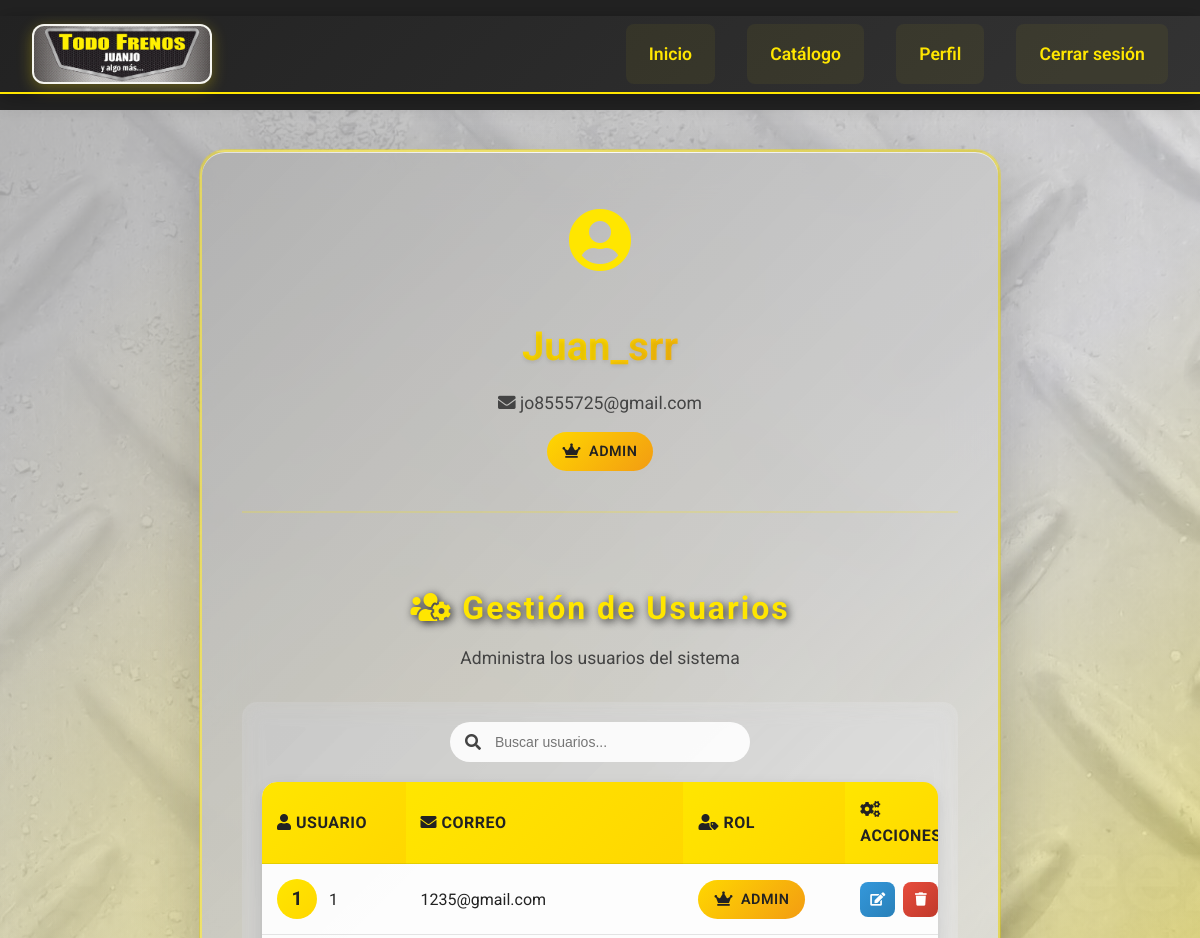
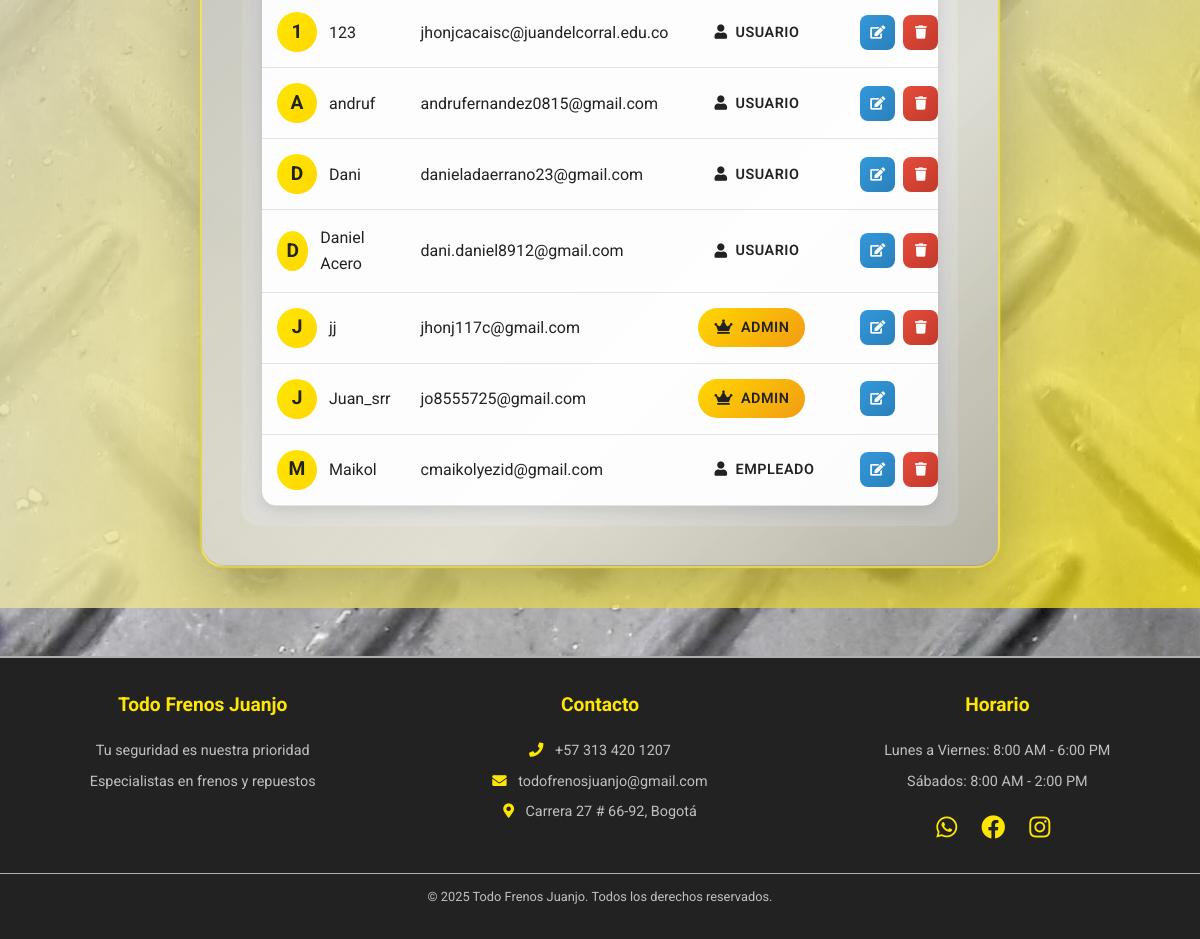
Page /TDJ/index.php?controller=auth&action=perfil (signed in) on the committed database (2 pictures, top to bottom).
### tables this page shows
CREATE TABLE `usuarios` (
  `id` int(11) NOT NULL,
  `usuario` varchar(50) NOT NULL,
  `correo` varchar(100) NOT NULL,
  `clave` varchar(255) NOT NULL,
  `correo_verificado` tinyint(1) DEFAULT 0,
  `rol` enum('dueño','admin','empleado','usuario') NOT NULL DEFAULT 'usuario'
);

### TDJ/controllers/AuthController.php (called while the page is built, shortened)
<?php
require_once 'config/database.php';
require_once 'models/Usuario.php';
require_once 'includes/funciones.php';
class AuthController {
    private $usuario;
    public function __construct() {
        $this->usuario = new Usuario();
    }
    public function perfil() {
        $usuario = $_SESSION['usuario'];
        $user = $this->usuario->obtenerPorUsuario($usuario);
        $usuarios = [];
        if (es_admin()) {
            $usuarios = $this->usuario->obtenerTodos();
        }
        include 'views/auth/perfil.php';
    }
}
?>

### TDJ/includes/funciones.php (called while the page is built, shortened)
<?php
function usuario_logueado() {
    return isset($_SESSION['usuario']) && !empty($_SESSION['usuario']);
}
function es_admin() {
    return isset($_SESSION['rol']) && ($_SESSION['rol'] == 'admin' || $_SESSION['rol'] == 'dueño');
}
function obtener_user_id() {
    return $_SESSION['user_id'];
}
?>

### TDJ/models/Usuario.php (called while the page is built, shortened)
<?php
require_once 'config/database.php';
class Usuario {
    private $conn;
    private $table = 'usuarios';
    public function __construct() {
        $database = new Database();
        $this->conn = $database->getConnection();
    }
    public function obtenerPorUsuario($usuario) {
        $sql = "SELECT * FROM {$this->table} WHERE usuario = ?";
        $stmt = $this->conn->prepare($sql);
        $stmt->execute([$usuario]);
        return $stmt->fetch(PDO::FETCH_ASSOC);
    }
    public function obtenerTodos() {
        $sql = "SELECT id, usuario, correo, rol FROM {$this->table} ORDER BY usuario";
        $stmt = $this->conn->prepare($sql);
        $stmt->execute();
        return $stmt->fetchAll(PDO::FETCH_ASSOC);
    }
}
?>

### TDJ/config/database.php (called while the page is built, shortened)
<?php
class Database {
    private static $conn = null;
    public static function conectar() {
        if (self::$conn === null) {
            try {
                self::$conn = new PDO(
                    "mysql:host=" . DB_HOST . ";dbname=" . DB_NAME . ";charset=utf8",
                    DB_USER,
                    DB_PASS
                );
                self::$conn->setAttribute(PDO::ATTR_ERRMODE, PDO::ERRMODE_EXCEPTION);
            } catch(PDOException $e) {
                die("Error de conexión: " . $e->getMessage());
            }
        }
        return self::$conn;
    }
    public function getConnection() {
        return self::conectar();
    }
}
?>

### TDJ/views/auth/perfil.php (the view, shortened to what this page needs)
<?php include 'views/layouts/header.php'; ?>
<main class="profile-main">
    <div class="profile-container">
        <div class="profile-header">
            <div class="profile-avatar">
                <i class="fas fa-user-circle"></i>
            </div>
            <div class="profile-info">
                <h1 class="profile-name"><?php echo htmlspecialchars($user['usuario']); ?></h1>
                <p class="profile-email">
                    <i class="fas fa-envelope"></i>
                    <?php echo htmlspecialchars($user['correo']); ?>
                </p>
                <div class="profile-role">
                    <span class="role-badge role-<?php echo strtolower($user['rol']); ?>">
                        <i class="fas fa-<?php echo $user['rol'] == 'admin' ? 'crown' : 'user'; ?>"></i>
                        <?php echo htmlspecialchars($user['rol']); ?>
                    </span>
                </div>
            </div>
        </div>
        <?php if(es_admin()): ?>
        <div class="admin-section">
            <div class="section-header">
                <h2><i class="fas fa-users-cog"></i> Gestión de Usuarios</h2>
                <p>Administra los usuarios del sistema</p>
            </div>
            <div class="users-table-container">
                <div class="table-header">
                    <div class="search-box">
                        <i class="fas fa-search"></i>
                        <input type="text" placeholder="Buscar usuarios..." id="userSearch">
                    </div>
                </div>
                <div class="table-wrapper">
                    <table class="users-table">
                        <thead>
                            <tr>
                                <th><i class="fas fa-user"></i> Usuario</th>
                                <th><i class="fas fa-envelope"></i> Correo</th>
                                <th><i class="fas fa-user-tag"></i> Rol</th>
                                <th><i class="fas fa-cogs"></i> Acciones</th>
                            </tr>
                        </thead>
                        <tbody>
                            <?php foreach($usuarios as $row): ?>
                            <tr class="user-row" data-usuario="<?= strtolower($row['usuario']) ?>">
                                <td>
                                    <div class="user-info">
                                        <div class="user-avatar">
                                            <?= strtoupper(substr($row['usuario'], 0, 1)) ?>
                                        </div>
                                        <span><?php echo htmlspecialchars($row['usuario']); ?></span>
                                    </div>
                                </td>
                                <td><?php echo htmlspecialchars($row['correo']); ?></td>
                                <td>
                                    <span class="role-badge role-<?php echo strtolower($row['rol']); ?>">
                                        <i class="fas fa-<?php echo $row['rol'] == 'admin' ? 'crown' : 'user'; ?>"></i>
                                        <?php echo htmlspecialchars($row['rol']); ?>
                                    </span>
                                </td>
                                <td>
                                    <div class="action-buttons">
                                        <button class="action-btn edit-btn" title="Editar permisos" onclick="editarUsuario(<?php echo $row['id']; ?>, '<?php echo htmlspecialchars($row['usuario']); ?>', '<?php echo htmlspecialchars($row['rol']); ?>')">
                                            <i class="fas fa-edit"></i>
                                        </button>
                                        <?php if($row['id'] != obtener_user_id()): ?>
                                        <button class="action-btn delete-btn" title="Eliminar usuario" onclick="eliminarUsuario(<?php echo $row['id']; ?>, '<?php echo htmlspecialchars($row['usuario']); ?>')">
                                            <i class="fas fa-trash"></i>
                                        </button>
                                        <?php endif; ?>
                                    </div>
                                </td>
                            </tr>
                            <?php endforeach; ?>
                        </tbody>
                    </table>
                </div>
            </div>
        </div>
        <?php endif; ?>
    </div>
</main>
<?php include 'views/layouts/footer.php'; ?>

### TDJ/index.php (shortened to what this page needs)
<?php
require_once 'config/database.php';
require_once 'includes/funciones.php';
require_once 'controllers/AuthController.php';
$controller = $_GET['controller'] ?? 'home';
$action = $_GET['action'] ?? 'index';
try {
    switch ($controller) {
        case 'auth':
            $authController = new AuthController();
            switch ($action) {
                case 'perfil':
                    $authController->perfil();
                    break;
            }
            break;
    }
} catch (Exception $e) {
    echo "Error: " . $e->getMessage();
}
?>

### TDJ/views/layouts/header.php (shortened to what this page needs)
<?php
require_once 'includes/funciones.php';
?>
<!DOCTYPE html>
<html lang="es">
<head>
    <link rel="stylesheet" href="public/css/estilos-completos.css">
    <link rel="stylesheet" href="public/css/estilos.css">
    <link rel="stylesheet" href="public/css/formularios.css">
    <link rel="stylesheet" href="https://cdnjs.cloudflare.com/ajax/libs/font-awesome/5.15.4/css/all.min.css">
</head>
<body>
<header>
    <nav class="navbar" role="navigation" aria-label="Navegación principal">
        <a href="index.php?controller=home&action=index" class="logo-link" aria-label="Ir al inicio">
            <img src="public/imagenes/proyecto.jpg" alt="Logo Todo Frenos Juanjo" class="logo-navbar">
        </a>
        <ul class="nav-links" id="nav-menu" role="menubar">
            <li role="none"><a href="index.php?controller=home&action=index" role="menuitem" aria-current="page">Inicio</a></li>
            <li role="none"><a href="index.php?controller=productos&action=index" role="menuitem">Catálogo</a></li>
            <?php if(usuario_logueado()): ?>
                <li role="none"><a href="index.php?controller=auth&action=perfil" role="menuitem">Perfil</a></li>
                <li role="none"><a href="index.php?controller=auth&action=logout" role="menuitem">Cerrar sesión</a></li>
            <?php else: ?>
                <li role="none"><a href="index.php?controller=auth&action=registro" role="menuitem">Registrarse</a></li>
                <li role="none"><a href="index.php?controller=auth&action=login" role="menuitem">Iniciar sesión</a></li>
            <?php endif; ?>
        </ul>
    </nav>
</header>

### TDJ/views/layouts/footer.php (shortened to what this page needs)
<footer>
    <div class="footer-content">
        <div class="footer-section">
            <h3>Todo Frenos Juanjo</h3>
            <p>Tu seguridad es nuestra prioridad</p>
            <p>Especialistas en frenos y repuestos</p>
        </div>
        <div class="footer-section">
            <h3>Contacto</h3>
            <p><i class="fas fa-phone"></i> +57 313 420 1207</p>
            <p><i class="fas fa-envelope"></i> todofrenosjuanjo@gmail.com</p>
            <p><i class="fas fa-map-marker-alt"></i> Carrera 27 # 66-92, Bogotá</p>
        </div>
        <div class="footer-section">
            <h3>Horario</h3>
            <p>Lunes a Viernes: 8:00 AM - 6:00 PM</p>
            <p>Sábados: 8:00 AM - 2:00 PM</p>
            <div class="social-links">
                <a href="https://wa.me/573134201207" target="_blank"><i class="fab fa-whatsapp"></i></a>
                <a href="https://facebook.com/todofrenosjuanjo" target="_blank"><i class="fab fa-facebook"></i></a>
                <a href="https://instagram.com/todofrenosjuanjo" target="_blank"><i class="fab fa-instagram"></i></a>
            </div>
        </div>
    </div>
    <div class="footer-bottom">
        <p>&copy; <?php echo date('Y'); ?> Todo Frenos Juanjo. Todos los derechos reservados.</p>
    </div>
</footer>
</body>
</html>

### TDJ/public/css/estilos-completos.css (style rules this page uses)
.logo-navbar { height: 60px; width: auto; border-radius: 12px; box-shadow: 0 4px 15px rgba(255, 230, 0, 0.3); transition: all 0.4s cubic-bezier(0.175, 0.885, 0.32, 1.275); background: var(--blanco); max-width: 180px; flex-shrink: 0; border: 2px solid transparent; }
.footer-content { display: grid; grid-template-columns: repeat(3, 1fr); gap: 2em; max-width: 1200px; margin: 0 auto; padding: 0 20px; }
.footer-section h3 { color: var(--amarillo); margin-bottom: 1em; font-size: 1.2em; }
.footer-section p { margin-bottom: 0.5em; font-size: 0.9em; color: var(--plata); }
.footer-section i { margin-right: 8px; color: var(--amarillo); }
.footer-bottom { margin-top: 2em; padding-top: 1em; border-top: 1px solid var(--gris-metalico); font-size: 0.8em; text-align: center; color: var(--plata); }

### TDJ/public/css/estilos.css (style rules this page uses)
:root { --gris-metalico: #b0b0b0; --negro: #222; --gris-oscuro: #444; --gris-claro: #e0e0e0; --blanco: #f5f5f0; --amarillo: #ffe600; --dorado: #ffd700; --plata: #c0c0c0; }
* { margin: 0; padding: 0; box-sizing: border-box; }
body, html { height: 100%; margin: 0; padding: 0; overflow-x: hidden; font-family: 'Roboto', sans-serif; line-height: 1.6; color: var(--negro); background: url('../imagenes/fondom.jpg') no-repeat center center fixed; background-size: cover; }
h2 { text-align: center; font-size: 2.5rem; margin-bottom: 40px; color: var(--amarillo); }
header { background: var(--negro); color: var(--amarillo); padding: 1em 0; box-shadow: 0 2px 8px var(--gris-oscuro); }
nav ul { display: flex; justify-content: center; gap: 2em; list-style: none; margin: 0; padding: 0; }
nav a { color: var(--amarillo); text-decoration: none; font-weight: bold; transition: color 0.3s; }
footer { background: var(--negro); color: var(--plata); text-align: center; padding: 2em 0; margin-top: 3em; position: relative; border-top: 2px solid var(--gris-metalico); }
.footer-content { display: grid; grid-template-columns: repeat(3, 1fr); gap: 2em; max-width: 1200px; margin: 0 auto; padding: 0 20px; }
.footer-section h3 { color: var(--amarillo); margin-bottom: 1em; font-size: 1.2em; }
.footer-section p { margin-bottom: 0.5em; font-size: 0.9em; }
.footer-section a { color: var(--plata); text-decoration: none; transition: color 0.3s ease; }
.footer-bottom { margin-top: 2em; padding-top: 1em; border-top: 1px solid var(--gris-metalico); font-size: 0.8em; }
.social-links { display: flex; justify-content: center; gap: 1em; margin-top: 1em; }
.social-links a { color: var(--plata); font-size: 1.5em; transition: color 0.3s ease; }
.navbar { display: flex; align-items: center; justify-content: space-between; background: linear-gradient(135deg, var(--negro) 0%, #333 100%); padding: 0.5em 2em; box-shadow: 0 4px 20px rgba(0,0,0,0.3); position: relative; z-index: 1000; backdrop-filter: blur(10px); border-bottom: 2px solid var(--amarillo); }
.logo-navbar { height: 60px; width: auto; border-radius: 12px; box-shadow: 0 4px 15px rgba(255, 230, 0, 0.3); transition: all 0.4s cubic-bezier(0.175, 0.885, 0.32, 1.275); background: var(--blanco); max-width: 180px; flex-shrink: 0; border: 2px solid transparent; }
.logo-link { display: flex; align-items: center; text-decoration: none; z-index: 1001; position: relative; }
.logo-link::after { content: ''; position: absolute; bottom: -5px; left: 0; width: 0; height: 2px; background: var(--amarillo); transition: width 0.3s ease; }
.nav-links { display: flex; gap: 2em; list-style: none; margin: 0; padding: 0; transition: all 0.4s cubic-bezier(0.77, 0, 0.18, 1); }
.nav-links li { position: relative; }
.nav-links li a { color: var(--amarillo); font-weight: 600; text-decoration: none; font-size: 1.1em; padding: 0.8em 1.2em; border-radius: 8px; transition: all 0.3s cubic-bezier(0.175, 0.885, 0.32, 1.275); position: relative; overflow: hidden; display: flex; align-items: center; gap: 8px; border: 2px solid transparent; background: rgba(255, 230, 0, 0.05); }
.nav-links li a::before { content: ''; position: absolute; top: 0; left: -100%; width: 100%; height: 100%; background: linear-gradient(90deg, transparent, rgba(255, 230, 0, 0.2), transparent); transition: left 0.5s ease; }
main h2 { color: #FFD600; text-shadow: 2px 2px 8px #222; font-size: 2.5rem; margin-top: 30px; text-align: center; letter-spacing: 2px; }

### rows in the picture
usuarios: usuario "Juan_srr", correo "jo8555725@gmail.com", rol "ADMIN", usuario "J"
usuarios: usuario "1", correo "1235@gmail.com", rol "ADMIN"
usuarios: usuario "1", usuario "123", correo "jhonjcacaisc@juandelcorral.edu.co", rol "USUARIO"
usuarios: usuario "A", usuario "andruf", correo "andrufernandez0815@gmail.com", rol "USUARIO"
usuarios: usuario "D", usuario "Dani", correo "danieladaerrano23@gmail.com", rol "USUARIO"
usuarios: usuario "D", usuario "Daniel Acero", correo "dani.daniel8912@gmail.com", rol "USUARIO"
usuarios: usuario "J", usuario "jj", correo "jhonj117c@gmail.com", rol "ADMIN"
usuarios: usuario "M", usuario "Maikol", correo "cmaikolyezid@gmail.com", rol "EMPLEADO"
